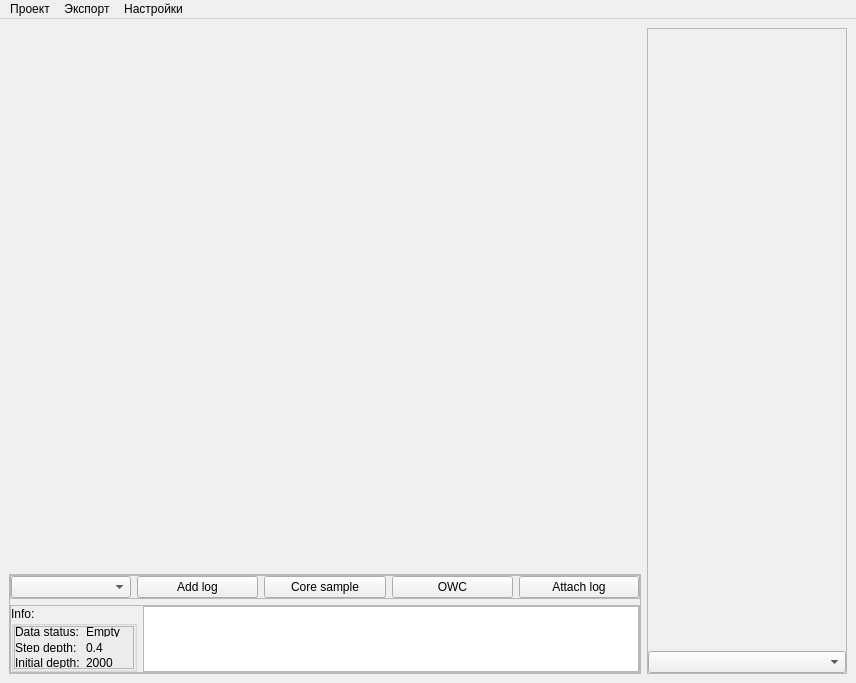
<?xml version="1.0" encoding="UTF-8"?>
<ui version="4.0">
 <class>MainWindow</class>
 <widget class="QMainWindow" name="MainWindow">
  <property name="geometry">
   <rect>
    <x>0</x>
    <y>0</y>
    <width>856</width>
    <height>683</height>
   </rect>
  </property>
  <property name="windowTitle">
   <string>MainWindow</string>
  </property>
  <widget class="QWidget" name="centralwidget">
   <layout class="QHBoxLayout" name="horizontalLayout">
    <property name="leftMargin">
     <number>9</number>
    </property>
    <property name="topMargin">
     <number>9</number>
    </property>
    <property name="rightMargin">
     <number>9</number>
    </property>
    <property name="bottomMargin">
     <number>9</number>
    </property>
    <item>
     <widget class="QWidget" name="plotWidget" native="true">
      <layout class="QVBoxLayout" name="verticalLayout_2">
       <property name="leftMargin">
        <number>0</number>
       </property>
       <property name="topMargin">
        <number>0</number>
       </property>
       <property name="rightMargin">
        <number>0</number>
       </property>
       <property name="bottomMargin">
        <number>0</number>
       </property>
       <item>
        <widget class="QWidget" name="mapPlotWidget" native="true">
         <property name="minimumSize">
          <size>
           <width>500</width>
           <height>500</height>
          </size>
         </property>
        </widget>
       </item>
       <item>
        <widget class="QFrame" name="frame_2">
         <property name="maximumSize">
          <size>
           <width>16777215</width>
           <height>100</height>
          </size>
         </property>
         <property name="frameShape">
          <enum>QFrame::StyledPanel</enum>
         </property>
         <property name="frameShadow">
          <enum>QFrame::Raised</enum>
         </property>
         <layout class="QVBoxLayout" name="verticalLayout">
          <property name="leftMargin">
           <number>0</number>
          </property>
          <property name="topMargin">
           <number>0</number>
          </property>
          <property name="rightMargin">
           <number>0</number>
          </property>
          <property name="bottomMargin">
           <number>0</number>
          </property>
          <item>
           <widget class="QFrame" name="toolsWidget">
            <property name="maximumSize">
             <size>
              <width>16777215</width>
              <height>16777215</height>
             </size>
            </property>
            <property name="frameShape">
             <enum>QFrame::StyledPanel</enum>
            </property>
            <property name="frameShadow">
             <enum>QFrame::Raised</enum>
            </property>
            <layout class="QHBoxLayout" name="horizontalLayout_2">
             <property name="leftMargin">
              <number>0</number>
             </property>
             <property name="topMargin">
              <number>0</number>
             </property>
             <property name="rightMargin">
              <number>0</number>
             </property>
             <property name="bottomMargin">
              <number>0</number>
             </property>
             <item>
              <widget class="QComboBox" name="chooseLayerComboBox">
               <property name="minimumSize">
                <size>
                 <width>120</width>
                 <height>0</height>
                </size>
               </property>
               <property name="maximumSize">
                <size>
                 <width>120</width>
                 <height>16777215</height>
                </size>
               </property>
              </widget>
             </item>
             <item>
              <widget class="QPushButton" name="chooseLogButton">
               <property name="enabled">
                <bool>true</bool>
               </property>
               <property name="text">
                <string>Add log</string>
               </property>
              </widget>
             </item>
             <item>
              <widget class="QPushButton" name="createCoreSampleButton">
               <property name="text">
                <string>Core sample</string>
               </property>
              </widget>
             </item>
             <item>
              <widget class="QPushButton" name="owcButton">
               <property name="enabled">
                <bool>true</bool>
               </property>
               <property name="text">
                <string>OWC</string>
               </property>
              </widget>
             </item>
             <item>
              <widget class="QPushButton" name="attachLogButton">
               <property name="enabled">
                <bool>true</bool>
               </property>
               <property name="minimumSize">
                <size>
                 <width>120</width>
                 <height>0</height>
                </size>
               </property>
               <property name="maximumSize">
                <size>
                 <width>120</width>
                 <height>16777215</height>
                </size>
               </property>
               <property name="text">
                <string>Attach log</string>
               </property>
              </widget>
             </item>
            </layout>
           </widget>
          </item>
          <item>
           <widget class="QFrame" name="frame_3">
            <property name="frameShape">
             <enum>QFrame::StyledPanel</enum>
            </property>
            <property name="frameShadow">
             <enum>QFrame::Raised</enum>
            </property>
            <layout class="QHBoxLayout" name="horizontalLayout_3">
             <property name="leftMargin">
              <number>0</number>
             </property>
             <property name="topMargin">
              <number>0</number>
             </property>
             <property name="rightMargin">
              <number>0</number>
             </property>
             <property name="bottomMargin">
              <number>0</number>
             </property>
             <item>
              <widget class="QGroupBox" name="infoGroupBox">
               <property name="title">
                <string>Info:</string>
               </property>
               <layout class="QVBoxLayout" name="verticalLayout_4">
                <property name="spacing">
                 <number>0</number>
                </property>
                <property name="leftMargin">
                 <number>0</number>
                </property>
                <property name="topMargin">
                 <number>0</number>
                </property>
                <property name="rightMargin">
                 <number>0</number>
                </property>
                <property name="bottomMargin">
                 <number>0</number>
                </property>
                <item>
                 <widget class="QFrame" name="frame_4">
                  <property name="minimumSize">
                   <size>
                    <width>120</width>
                    <height>0</height>
                   </size>
                  </property>
                  <property name="maximumSize">
                   <size>
                    <width>16777215</width>
                    <height>16777215</height>
                   </size>
                  </property>
                  <property name="frameShape">
                   <enum>QFrame::StyledPanel</enum>
                  </property>
                  <property name="frameShadow">
                   <enum>QFrame::Raised</enum>
                  </property>
                  <layout class="QFormLayout" name="formLayout">
                   <property name="leftMargin">
                    <number>0</number>
                   </property>
                   <property name="topMargin">
                    <number>0</number>
                   </property>
                   <property name="rightMargin">
                    <number>0</number>
                   </property>
                   <property name="bottomMargin">
                    <number>0</number>
                   </property>
                   <item row="0" column="0">
                    <widget class="QLabel" name="label">
                     <property name="text">
                      <string>Data status:</string>
                     </property>
                    </widget>
                   </item>
                   <item row="0" column="1">
                    <widget class="QLabel" name="dataStatusLabel">
                     <property name="text">
                      <string>Empty</string>
                     </property>
                    </widget>
                   </item>
                   <item row="1" column="0">
                    <widget class="QLabel" name="label_3">
                     <property name="text">
                      <string>Step depth:</string>
                     </property>
                    </widget>
                   </item>
                   <item row="1" column="1">
                    <widget class="QLabel" name="stepDepthLabel">
                     <property name="text">
                      <string>0.4</string>
                     </property>
                    </widget>
                   </item>
                   <item row="2" column="0">
                    <widget class="QLabel" name="label_4">
                     <property name="text">
                      <string>Initial depth:</string>
                     </property>
                    </widget>
                   </item>
                   <item row="2" column="1">
                    <widget class="QLabel" name="initialDepthLabel">
                     <property name="text">
                      <string>2000</string>
                     </property>
                    </widget>
                   </item>
                  </layout>
                 </widget>
                </item>
               </layout>
              </widget>
             </item>
             <item>
              <widget class="QTextEdit" name="logText">
               <property name="maximumSize">
                <size>
                 <width>16777215</width>
                 <height>200</height>
                </size>
               </property>
              </widget>
             </item>
            </layout>
           </widget>
          </item>
         </layout>
        </widget>
       </item>
      </layout>
     </widget>
    </item>
    <item>
     <widget class="QFrame" name="frame">
      <property name="minimumSize">
       <size>
        <width>200</width>
        <height>0</height>
       </size>
      </property>
      <property name="maximumSize">
       <size>
        <width>20</width>
        <height>16777215</height>
       </size>
      </property>
      <property name="frameShape">
       <enum>QFrame::StyledPanel</enum>
      </property>
      <property name="frameShadow">
       <enum>QFrame::Raised</enum>
      </property>
      <layout class="QVBoxLayout" name="verticalLayout_3">
       <property name="spacing">
        <number>0</number>
       </property>
       <property name="leftMargin">
        <number>0</number>
       </property>
       <property name="topMargin">
        <number>0</number>
       </property>
       <property name="rightMargin">
        <number>0</number>
       </property>
       <property name="bottomMargin">
        <number>0</number>
       </property>
       <item>
        <widget class="QWidget" name="logPlotWidget" native="true"/>
       </item>
       <item>
        <widget class="QComboBox" name="logSelectComboBox"/>
       </item>
      </layout>
     </widget>
    </item>
   </layout>
  </widget>
  <widget class="QMenuBar" name="menubar">
   <property name="geometry">
    <rect>
     <x>0</x>
     <y>0</y>
     <width>856</width>
     <height>21</height>
    </rect>
   </property>
   <widget class="QMenu" name="menu">
    <property name="title">
     <string>Проект</string>
    </property>
    <addaction name="openFileAction"/>
    <addaction name="saveFileAction"/>
   </widget>
   <widget class="QMenu" name="exportMenu">
    <property name="title">
     <string>Экспорт</string>
    </property>
    <widget class="QMenu" name="menuTo">
     <property name="title">
      <string>to...</string>
     </property>
     <addaction name="actionCSV"/>
     <addaction name="actionXLSX"/>
     <addaction name="actionTNavigator"/>
    </widget>
    <addaction name="actionUpdateData"/>
    <addaction name="actionClearData"/>
    <addaction name="menuTo"/>
   </widget>
   <widget class="QMenu" name="menu_3">
    <property name="title">
     <string>Настройки</string>
    </property>
    <addaction name="exportSettingsAction"/>
   </widget>
   <addaction name="menu"/>
   <addaction name="exportMenu"/>
   <addaction name="menu_3"/>
  </widget>
  <action name="openFileAction">
   <property name="text">
    <string>Открыть</string>
   </property>
  </action>
  <action name="saveFileAction">
   <property name="text">
    <string>Сохранить</string>
   </property>
  </action>
  <action name="exportSettingsAction">
   <property name="text">
    <string>Экспорт</string>
   </property>
  </action>
  <action name="actionUpdateData">
   <property name="text">
    <string>Update data</string>
   </property>
  </action>
  <action name="actionClearData">
   <property name="text">
    <string>Clear data</string>
   </property>
  </action>
  <action name="actionCSV">
   <property name="text">
    <string>CSV</string>
   </property>
  </action>
  <action name="actionXLSX">
   <property name="text">
    <string>XLSX</string>
   </property>
  </action>
  <action name="actionTNavigator">
   <property name="text">
    <string>TNavigator (.inc)</string>
   </property>
  </action>
 </widget>
 <resources/>
 <connections/>
</ui>
